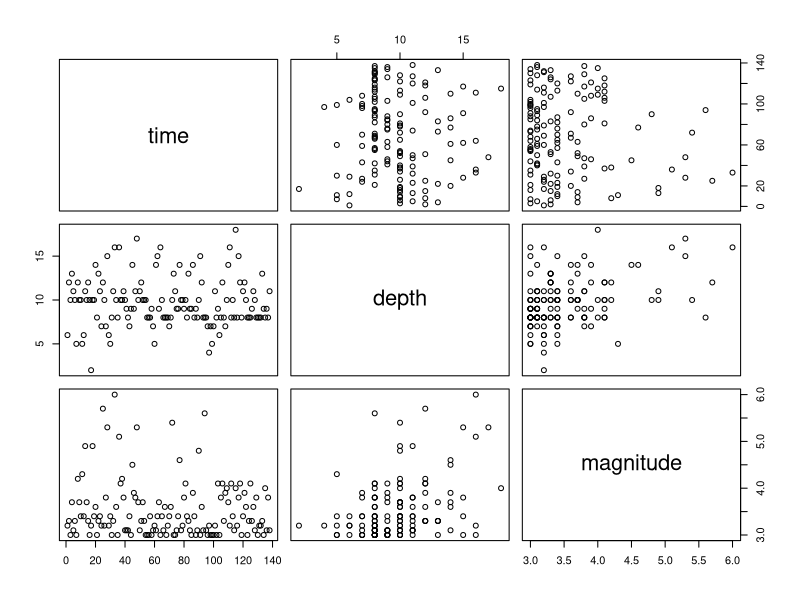
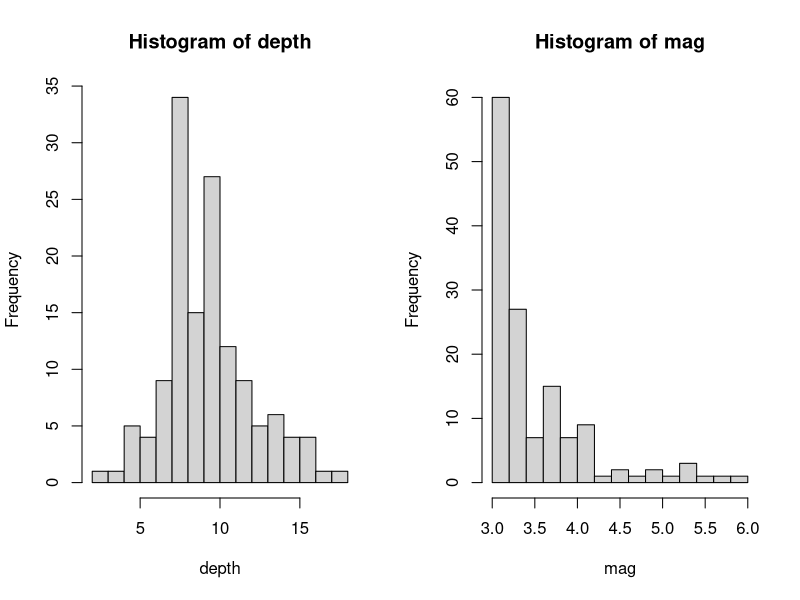
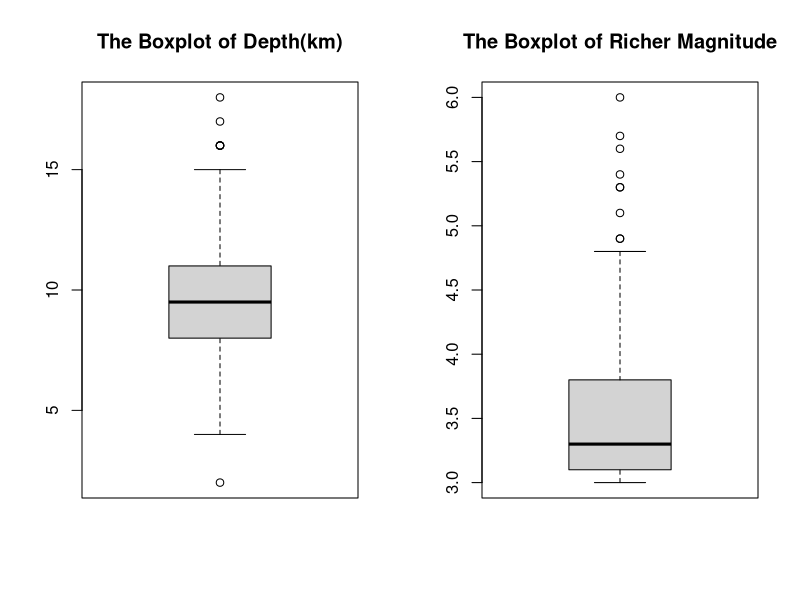
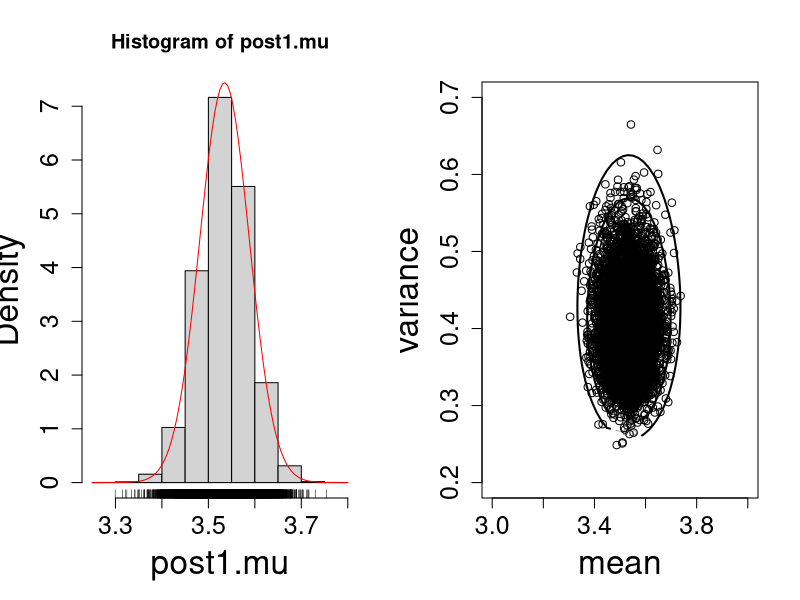
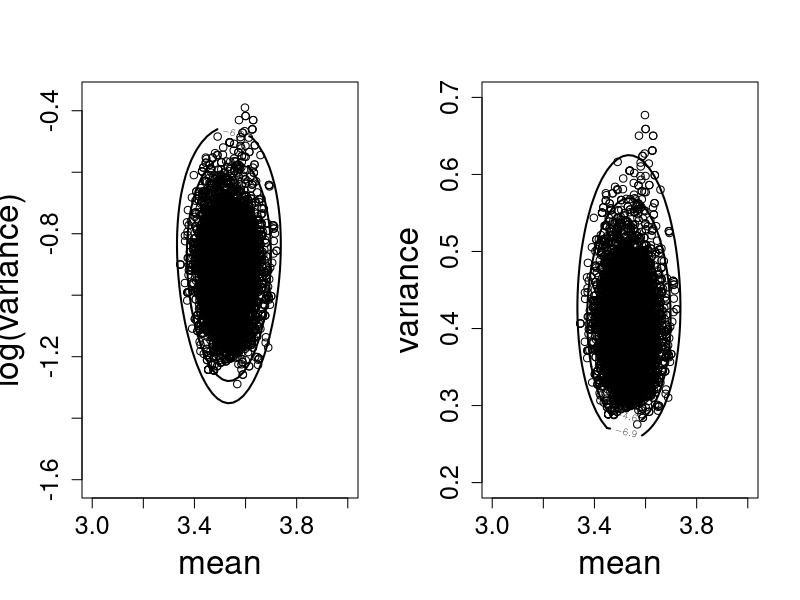
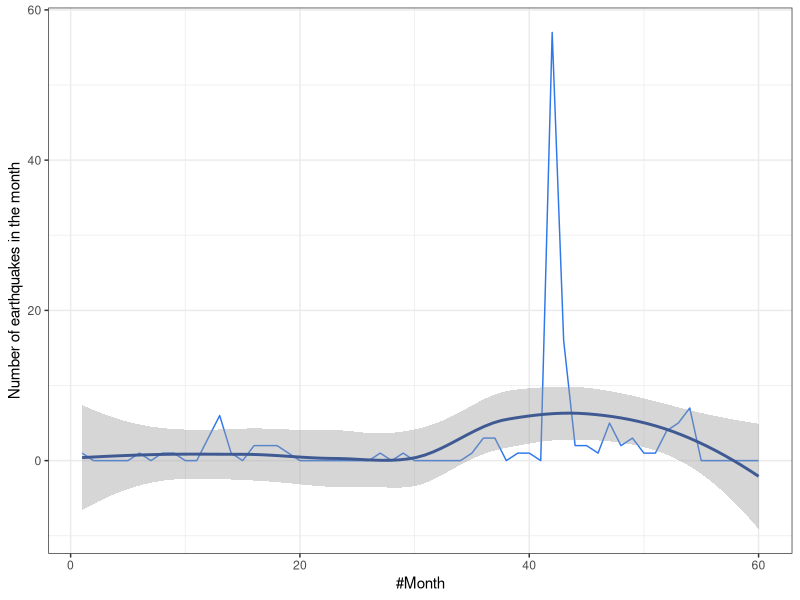
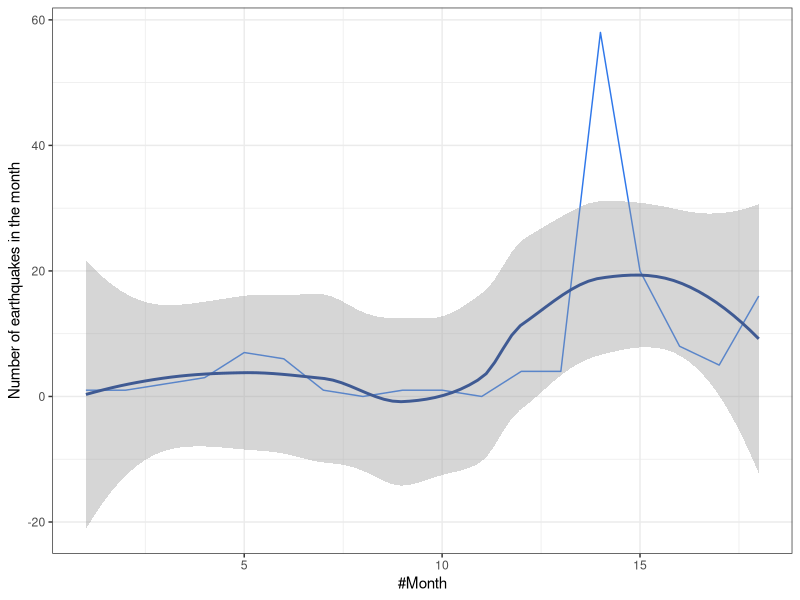
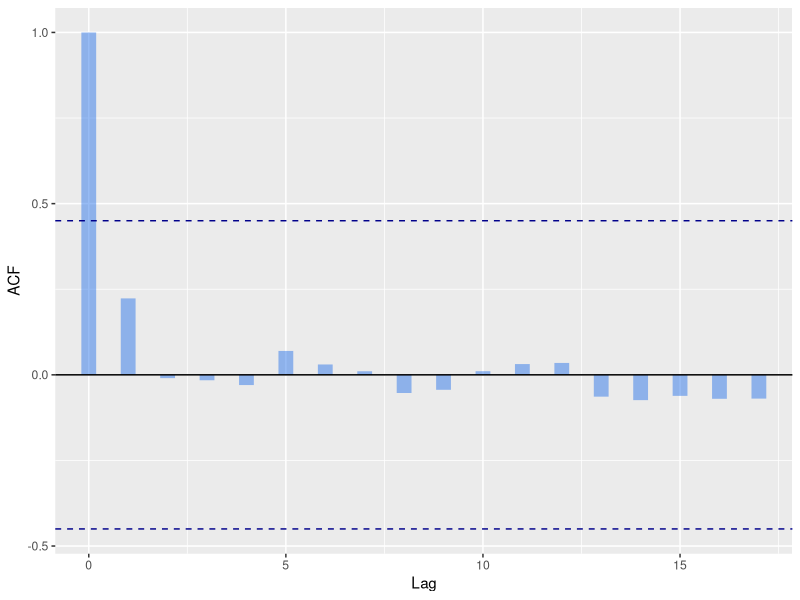

R code for these plots, in order:
## ---- chunk 1
knitr::opts_chunk$set(
	echo = TRUE,
	message = TRUE,
	warning = TRUE
)
library(ggplot2)
library(car)
library(forecast)
library(knitr)
library(LearnBayes)
## ---- chunk 2
Data <- read.csv("./earthquake.csv")
data <- Data[,c(2,6,7)]
head <- head(data)
kable(head, align = 'c', caption = "The First Part of the Observations")
C <- summary(data)
table2 <- cbind(C[1:6., 1], C[1:6, 2], C[1:6, 3])
kable(table2, col.names = c("time", "depth", "magnitude"),
      caption = "Summary of the Dataset" )
## ---- chunk 3
plot(data)
par(mfrow = c(1,2))
depth <- data$depth
hist(depth,15)
mag <- data$magnitude
hist(mag,15)
par(mfrow = c(1,2))
boxplot(data$depth, main  = "The Boxplot of Depth(km)");
boxplot(data$mag, main = "The Boxplot of Richer Magnitude");
## ---- chunk 4
library(LearnBayes)
p <- seq(0.001,0.05,0.004)
prior <- c(15,10,5,5,4,3,2,1,1,0,0,0,0)
prior <- prior / sum(prior)
post <- pdisc(p, prior, c(sum(mag>=6),sum(mag<6.0)))
result <- round(cbind(p, prior, post),3)
kable(result)
round(sum(p*post),5)
## ---- chunk 5
n = length(mag)
ybar = mean(mag)
s2 = var(mag)
round(n, 3); round(ybar, 3); round(s2, 3)
## ---- chunk 6
round(normchi2post(c(ybar, s2), mag), 3)
## ---- chunk 7
round(ybar + qt(c(0.025, 0.975), n - 1) * sqrt(s2/n), 3)
## ---- chunk 8
t.test(mag)
## ---- chunk 9
# rt() generates random deviates
post1.mu <- ybar + rt(10000, n-1) * sqrt(s2/n)
mean(post1.mu)
quantile(post1.mu, prob = c(0.025, 0.975))
## ---- chunk 10
hist(post1.mu, freq = F, cex.lab = 2, cex.axis = 1.5)
rug(jitter(post1.mu))
gt <- function(x){
  dt((x - ybar)/sqrt(s2/n), n-1)/sqrt(s2/n)
}
curve(gt(x), add = T, col = "red")
## ---- chunk 11
library(LearnBayes)
n <- length(mag)
m <- 10000
burn.in <- 1000
sigma2 <- numeric(m)
mu <- numeric(m)
mu[1] <- mean(mag)

for (i in 2:m) {
sigma2[i] <- sum((mag - mu[i - 1])^2)/rchisq(1, n)
mu[i] <- rnorm(1, mean = mean(mag), sd = sqrt(sigma2[i]/n))
}
mean(mu[burn.in:m])
mean(sigma2[burn.in:m])
quantile(mu[burn.in:m], prob = c(0.025, 0.975))
mycontour(normchi2post, c(3.0, 4.0, 0.2, 0.7),
mag, xlab="mean", ylab="variance",
cex.lab=2,cex.axis=1.5)
points(mu[burn.in:m], sigma2[burn.in:m])
## ---- chunk 12
logpost <- function(theta, mag){  
  mu <- theta[1]   
  sigma <- exp(theta[2]/2)
  sum(log(dnorm(mag, mu, sigma))) 
  } 
start = c(mean(mag), log(var(mag)))
fit = laplace(logpost, start, mag) 

# By Random Walk Metropolis Algorithm
proposal = list(var = fit$var, scale = .5)
fitrw = rwmetrop(logpost, proposal, start, 10000, mag)
fitrw$accept
post.means = apply(fitrw$par, 2, mean)
mu <- fitrw$par[burn.in:m, 1]
sigma2 <- exp(fitrw$par[burn.in:m, 2])
quantile(mu, prob = c(.025, .975))

# on (mu, log(sigma2)) cordinates
mycontour(logpost, c(3.0, 4.0, log(0.2), log(0.7)), mag,
          xlab="mean", ylab="log(variance)",
          cex.lab=2,cex.axis=1.5)
points(mu, log(sigma2))

# on (mu, sigma2) cordinates
mycontour(normchi2post, c(3.0, 4.0, 0.2, 0.7),
mag, xlab="mean", ylab="variance",
cex.lab=2,cex.axis=1.5)
points(mu, sigma2)
## ---- chunk 13
t <- table(Data$year,Data$month)
kable(t)
month_quakes <- as.vector(t(t))
season_quakes <- c()
for (i in 1:18) {
  j = 3*i
  season_quakes[i] <- sum(month_quakes[(j-2):j])
}

## ---- chunk 14
temp = data.frame(cbind(seq(1:length(month_quakes)),month_quakes))
colnames(temp) = c("No.", "earthquakes_number")
ggplot(data=temp, aes(x=No., y=earthquakes_number)) +
  geom_line(color="#3078EA") +
  theme_bw() + theme(legend.title=element_blank()) + 
  stat_smooth(color="#3F5A93", method="loess") +
  ylab("Number of earthquakes in the month") + xlab("#Month")
## ---- chunk 15
temp = data.frame(cbind(seq(1:length(season_quakes)),season_quakes))
colnames(temp) = c("No.", "earthquakes_number")
ggplot(data=temp, aes(x=No., y=earthquakes_number)) +
  geom_line(color="#3078EA") +
  theme_bw() + theme(legend.title=element_blank()) + 
  stat_smooth(color="#3F5A93", method="loess") +
  ylab("Number of earthquakes in the month") + xlab("#Month")
## ---- chunk 16
# ACF of month number of earthquakes
bacf <- acf(month_quakes, plot = FALSE)
bacfdf <- with(bacf, data.frame(lag, acf))
ggplot(data = bacfdf, mapping = aes(x = lag, y = acf)) + xlab("Lag")+ ylab("ACF")+
    geom_segment(mapping = aes(xend = lag, yend = 0),color="#3078EA",size=5,alpha=I(1/2)) +
    geom_hline(aes(yintercept = 0.45), linetype = 2, color = 'darkblue')+
    geom_hline(aes(yintercept = -0.45), linetype = 2, color = 'darkblue')+
    geom_hline(aes(yintercept=0))
## ---- chunk 17
# PACF of month number of earthquakes
bacf <- pacf(month_quakes, plot = FALSE)
bacfdf <- with(bacf, data.frame(lag, acf))
ggplot(data = bacfdf, mapping = aes(x = lag, y = acf)) + xlab("Lag")+ ylab("PACF")+
    geom_segment(mapping = aes(xend = lag, yend = 0),color="#3078EA",size=5,alpha=I(1/2)) +
    geom_hline(aes(yintercept = 0.43), linetype = 2, color = 'darkblue')+
    geom_hline(aes(yintercept = -0.43), linetype = 2, color = 'darkblue')+
    geom_hline(aes(yintercept=0))
## ---- chunk 18
### Fit the ARIMA model
suppressMessages(library(forecast))
arima.model <- auto.arima(month_quakes, approximation=FALSE, stepwise=FALSE)
summary(arima.model)
## ---- chunk 19
meanARIMAForecast = forecast(arima.model, h=2);
meanARIMAForecast$mean
## ---- chunk 20
temp = data.frame(cbind(seq(1:62),c(month_quakes,forecast(arima.model, h=2)$mean)))
colnames(temp) = c("No.", "earthquakes_number")
ggplot(data=temp, aes(x=No., y=earthquakes_number)) +
  geom_line(color="#3078EA") +
  theme_bw() + theme(legend.title=element_blank()) + 
  stat_smooth(color="#3F5A93", method="loess") +
  ylab("Number of earthquakes in the month") + xlab("#Month")+
  geom_vline(aes(xintercept = 60), linetype = 2, color = 'red')
